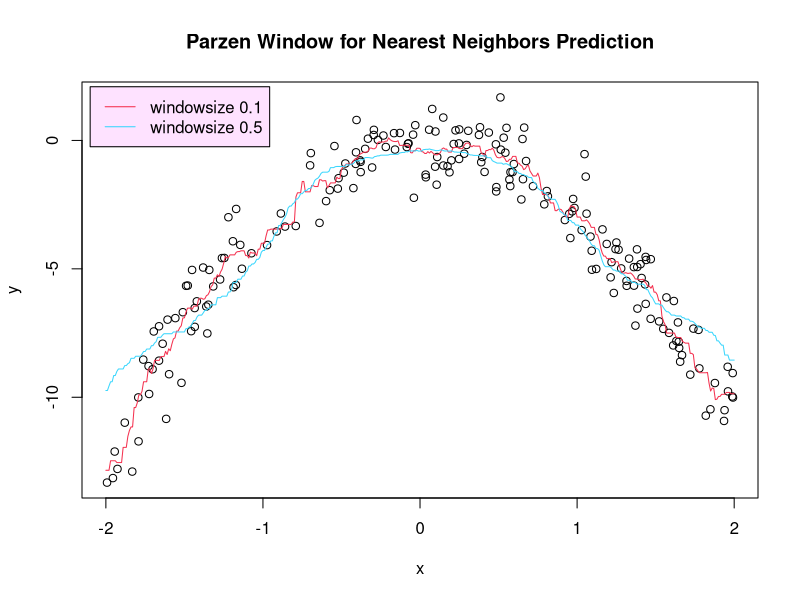
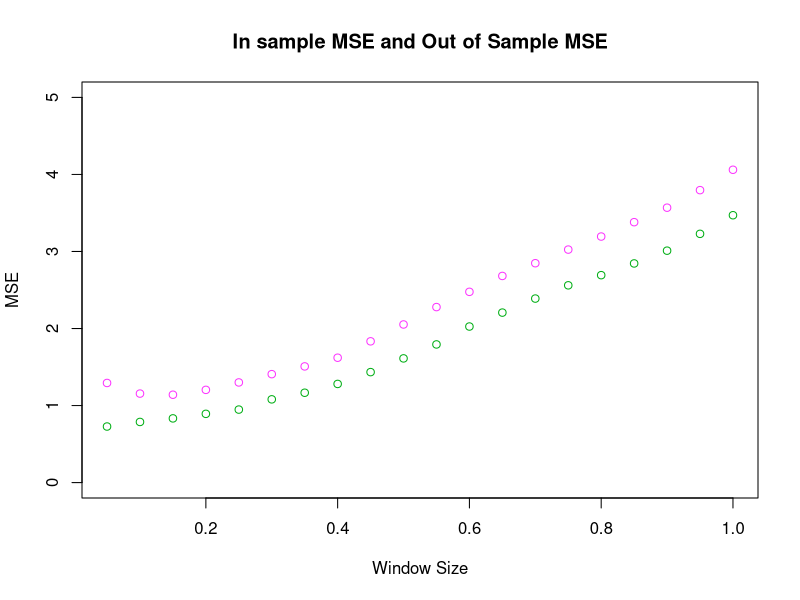

Write R code to recreate these figures, in order.
#_________________PART A________________________
#_______________________________________________
# Goal: Creating a function that predicts outcomes using the Nearest Neighbor and Parzen Window methods.
# inputs of the function[
#  yval: dependent variable for each data point
#  xval: independent variable for each data point
#  xpred: vector of independent variable values at which the forecast is made 
#  WindowSize: Parzen window's size]
# output of the function[
#  NNpreds: vector of predictions for each entry of the vector xpred]

PredictNearestNeighborsParzen1D = function(yval, xval, xpred, WindowSize)
{

    # First we should find a number of predictors to create output vector with the same size.
    num_xpred = length(xpred)
    NNpreds = rep(0,num_xpred)

    # the mean of the yval values corresponding to the nearest neighbors is computed and stored in the k-th position 
    # of the NNpreds vector. This process is repeated for each prediction in the xpred vector. 
    # The function returns the final NNpreds vector as its output.
    for(k in 1:num_xpred)
    {
        NN_index = which(abs(xpred[k]-xval) <= WindowSize)
        NNpreds[k] = mean(yval[NN_index])
    }
    return(NNpreds)
}

#_________________PART B________________________
#_______________________________________________
# Goal: Setting the simulated data and model.

set.seed(2022)

# Number of  observations insample
nIN = 200
# Number of  observations out-of-sample
nOOS = 200 

# min x value
x_min =-2 
# max x value
x_max = 2 
# insample independent variables
xvalIS = (x_max-x_min)*runif(nIN) + x_min
# out of sample independat variables
xvalOOS = (x_max-x_min)*runif(nOOS) + x_min

# true pattern for insample observations
fIS =  0.05 * xvalIS^5 - 3 * xvalIS^2 
# true pattern for out-of-sample observations
fOOS =  0.05 * xvalOOS^5 - 3 * xvalOOS^2 
# noisy in sample observations
yobsIS = fIS + rnorm(nIN) 
# noisy out-of-sample observations
yobsOOS = fOOS + rnorm(nOOS) 

#_________________PART C________________________
#_______________________________________________
# Goal: 1.Parzen window approach of to estimate the responses associated with a uniform grid of predictors 
# from −2 to 2 with step size 0.01. 
# 2.In one scattered plot of in-sample data and the predictions associated with the grid of predictors for D = 0.1 and D = 0.5.

plot(xvalIS,yobsIS,main='Parzen Window for Nearest Neighbors Prediction',xlab = 'x', ylab = 'y')

# Generating x of predictions
xpred <- seq(from=x_min, to=x_max, by = 0.01)

NNpreds <- PredictNearestNeighborsParzen1D(yval=yobsIS, xval=xvalIS, xpred=xpred, WindowSize=0.1)
lines(xpred, NNpreds, col='#f4314f')
NNpreds <- PredictNearestNeighborsParzen1D(yval=yobsIS, xval=xvalIS, xpred=xpred, WindowSize=0.5)
lines(xpred, NNpreds, col='#3ad6fd')

# legend("bottom", legend='blue line for window size 0.5', col='#3ad6fd')
legend(x=-2.1,y=2.09, legend=c('windowsize 0.1',  'windowsize 0.5'), col=c('#f4314f','#3ad6fd'), lty=1, bg='#fee2ff')

#_________________PART D________________________
#_______________________________________________
# Goal: 1.compute the corresponding in-sample MSE and out-of-sample MSE for 
# window sizes from 0.05 to 1, with step size 0.05.
# 2.visualize the corresponding curves in the same plot.

# Creating the vector to store window sizes
# seq() takes three arguments: the starting value (0.05), the end value (1), and the increment value (0.05)
WindowSize_vector = seq(0.05, 1, 0.05)

# Numbers of window sizes
num_WindowSize = length(WindowSize_vector)

# numeric() creates an empty numeric vector of the specified length
# In sample MSE empty vector
MSE_IS = numeric(num_WindowSize)
# out of sample MSE empty vector
MSE_OS = numeric(num_WindowSize)


for(i in 1:num_WindowSize) 
{ 
    WindowSize = WindowSize_vector[i]

    # Prediction using the defined function Nearest Neighbours with Parzen window
    NNpreds_IS = PredictNearestNeighborsParzen1D(yval=yobsIS,xval=xvalIS,xpred=xvalIS,WindowSize=WindowSize)
    NNpreds_OS = PredictNearestNeighborsParzen1D(yval=yobsIS,xval=xvalIS,xpred=xvalOOS,WindowSize=WindowSize)

    # Calculating In Sample MSE
    MSE_IS[i] = mean( (NNpreds_IS - yobsIS)^2 )
    # Calculating Out of Sample MSE
    MSE_OS[i] = mean( (NNpreds_OS - yobsOOS)^2 )
}


# Ignore these below lines from 113 to 135 since it fails and IDK why I got error for that!
# plot(WindowSize_vector, 
#     # cbind() binds the two vectors into a single matrix that can be plotted. 
#     cbind(MSE_IS, MSE_OS), 
#     main='Training vs Validation MSE',
#     ylim = c(0,5), 
#     xlab='Window Size',
#     ylab='MSE', 
#     # The value "n" for type creates a plot without any plotted data, 
#     # which allows us to add data to the plot using other functions, such as 'lines'.
#     type='n', 
#     col=c("#ff2bd5", "#ffb52d"), 
#     # pch symbols for the plotted points.
#     pch=1,
#     # lty used to specify line types for the plotted points.
#     lty=1,
#     # line width
#     lwd=2,
#     legend = c("MSE_IS", "MSE_OS"),
#     # box type
#     bty="l",
#     # plot type
#     pty="o")

# Comparing In sample MSE with Out Of Sample MSE 
# Visualizing them in the same plot
plot(WindowSize_vector, MSE_IS, main = 'In sample MSE and Out of Sample MSE', ylim = c(0,5), xlab = 'Window Size', ylab = 'MSE', type = 'n')
lines(WindowSize_vector, MSE_IS, col = '#00ae14', type = "p", pch = 1)
lines(WindowSize_vector, MSE_OS, col = '#fc34ff', type = "p", pch = 1)